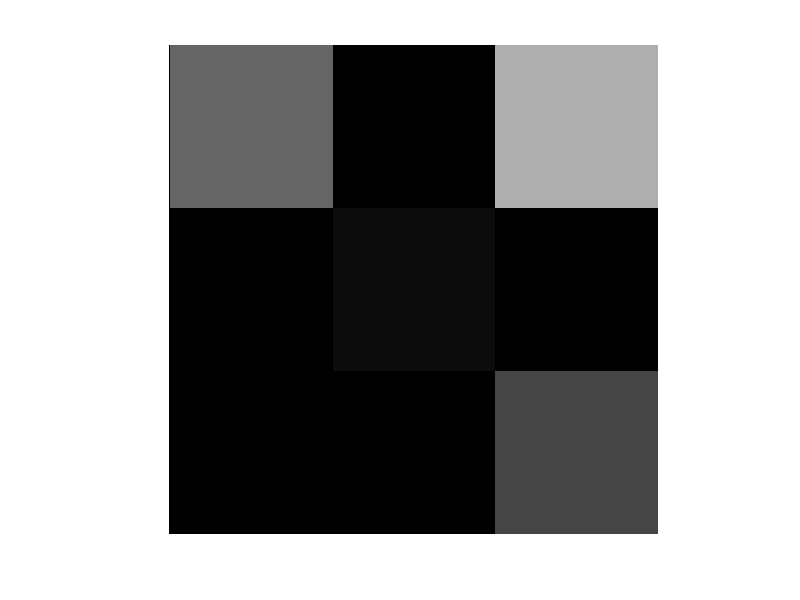
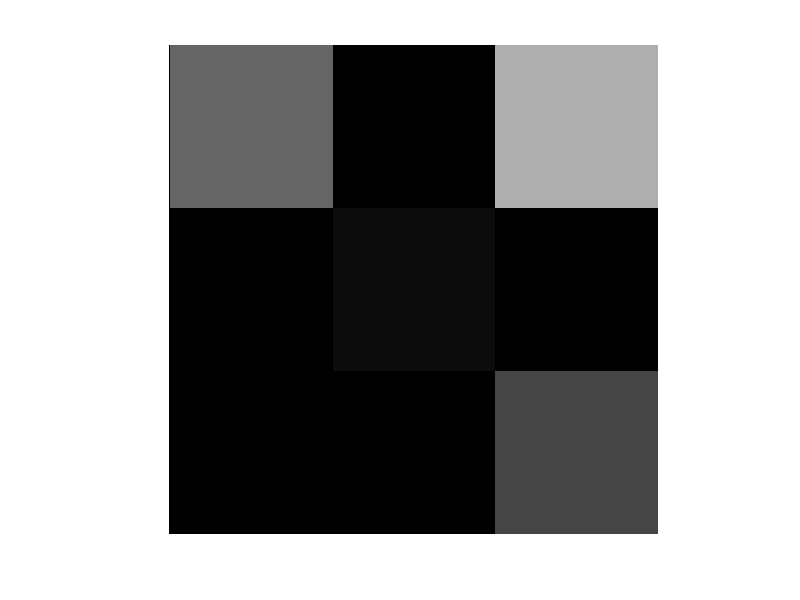

The MATLAB source for these figures, in order:
%pgm to demo equivalence of conv2 and multiplication by Wc
A = rand(4,4)
A_sov = reshape(A,[16,1]) 
A_soh =reshape(A',[1,16]) %"strung out horizontally"
K = [1,-1; -1 1]
K_soh = reshape(K',[1,4]) %also strung out horizontally
B = conv2(A,K,'valid') %do 2-D convolution
figure(1)
imshow(B)
%equiv mapping: build a Wc matrix

Wc1 = [K(1,1), K(1,2), 0, 0, K(2,1),K(2,2),0,0, 0,0,0,0, 0,0,0,0]
Wc2 = circshift(Wc1,[1,1])
Wc3 = circshift(Wc2,[1,1])

Wc4 = circshift(Wc3,[1,2])
Wc5 = circshift(Wc4,[1,1])
Wc6 = circshift(Wc5,[1,1])

Wc7 = circshift(Wc6,[1,2])
Wc8 = circshift(Wc7,[1,1])
Wc9 = circshift(Wc8,[1,1])

Wc = [Wc1;Wc2;Wc3;Wc4;Wc5;Wc6;Wc7;Wc8;Wc9]
conv_equiv_vec = Wc*A_soh'
image_equiv= reshape(conv_equiv_vec,3,3)'
figure(2)
imshow(image_equiv)
diff = image_equiv - B %shows two ops are identical

